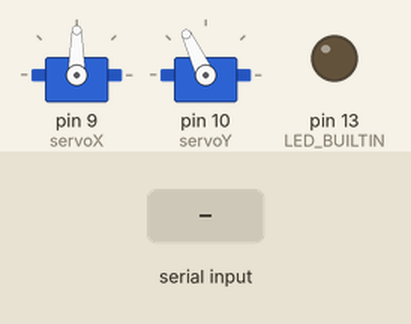
The sketch below on a simulated Arduino Uno, built with avr-gcc and run on an emulated ATmega328P. Shown: 2 × servo, output pins drawn as LEDs (lit = HIGH). The inputs (shaded band) are chosen by the test bench.

Above: at 2.2 s.
2.3 s: "90,45\n" received over Serial
At 2.7 s:
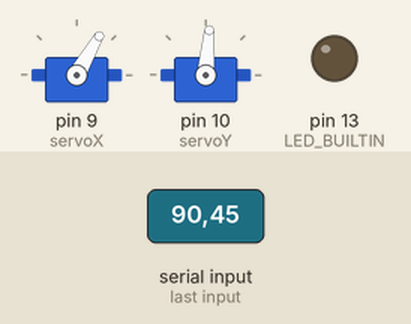
3.8 s: "30,150\n" received over Serial
At 4.9 s:
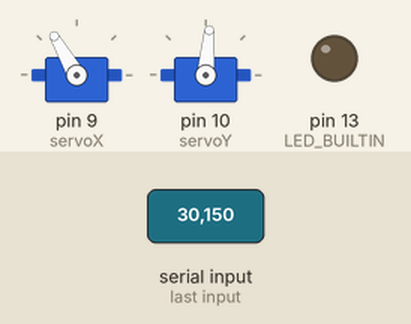
Timing chart, 0 to 6.8 s (numbered marks = the images above; inputs shaded):
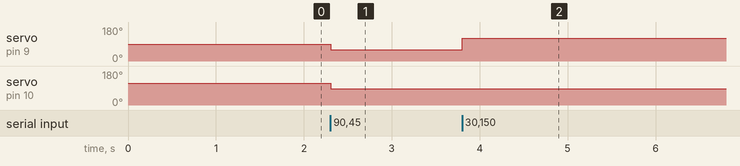

Measured:
- after the input at 2.3 s, servo on pin 9 (servoX): 90° → 60° at once; servo on pin 10 (servoY): 115° → 85° at once
- after the input at 3.8 s, servo on pin 9 (servoX): 60° → 120° at once

The sketch:

eyeMove.ino
```cpp
#include "Servo.h"

/*
	These are just indications used to understand what value is passed through Serial to Arduino
*/

// Move to the left
#define SERVO_LMOV 0
#define SERVO_LUMOV 1
#define SERVO_LDMOV 2

// Move to the right
#define SERVO_RMOV 3
#define SERVO_RUMOV 4
#define SERVO_RDMOV 5

// Don't move x axis
#define SERVO_NOMOV 6
#define SERVO_UMOV 7
#define SERVO_DMOV 8

#define LOOK_LEFT 30
#define LOOK_RIGHT -30
#define LOOK_UP 30
#define LOOK_DOWN -30

#define START_POS_X 90
#define START_POS_Y 115

Servo servoX;
Servo servoY;
int eyeDir;
bool isServoXAttached = true;
bool isServoYAttached = true;

void setup() {
  servoX.attach(9);  // Attach servoX to pin 9
  servoY.attach(10); // Attach servoY to pin 10

  servoX.write(START_POS_X);
  servoY.write(START_POS_Y);
  delay(1000);

  Serial.begin(9600);
  Serial.setTimeout(1);

  // Used for debugging
  pinMode(LED_BUILTIN, OUTPUT);
}

void stopServo(Servo &servo, bool &isAttached) {
  if (isAttached) {  // Only detach if it's currently attached
    servo.detach();
    isAttached = false;
  }
}

void moveServo(Servo &servo, int angle, bool &isAttached, int pin) {
  if (!isAttached) {  // Only attach if it's currently detached
    servo.attach(pin);
    isAttached = true;
  }
  servo.write(angle);
}

void loop() {
  while (!Serial.available());
  eyeDir = Serial.readString().toInt();

  switch (eyeDir) {
    case SERVO_LMOV:
      moveServo(servoX, START_POS_X + LOOK_LEFT, isServoXAttached, 9);
      stopServo(servoY, isServoYAttached);
      break;

    case SERVO_LUMOV:
      moveServo(servoX, START_POS_X + LOOK_LEFT, isServoXAttached, 9);
      moveServo(servoY, START_POS_Y + LOOK_UP, isServoYAttached, 10);
      break;

    case SERVO_LDMOV:
      moveServo(servoX, START_POS_X + LOOK_LEFT, isServoXAttached, 9);
      moveServo(servoY, START_POS_Y + LOOK_DOWN, isServoYAttached, 10);
      break;

    case SERVO_RMOV:
      moveServo(servoX, START_POS_X + LOOK_RIGHT, isServoXAttached, 9);
      stopServo(servoY, isServoYAttached);
      break;

    case SERVO_RUMOV:
      moveServo(servoX, START_POS_X + LOOK_RIGHT, isServoXAttached, 9);
      moveServo(servoY, START_POS_Y + LOOK_UP, isServoYAttached, 10);
      break;

    case SERVO_RDMOV:
      moveServo(servoX, START_POS_X + LOOK_RIGHT, isServoXAttached, 9);
      moveServo(servoY, START_POS_Y + LOOK_DOWN, isServoYAttached, 10);
      break;

    case SERVO_UMOV:
      stopServo(servoX, isServoXAttached);
      moveServo(servoY, START_POS_Y + LOOK_UP, isServoYAttached, 10);
      break;

    case SERVO_DMOV:
      stopServo(servoX, isServoXAttached);
      moveServo(servoY, START_POS_Y + LOOK_DOWN, isServoYAttached, 10);
      break;

    default:
      stopServo(servoX, isServoXAttached);
      stopServo(servoY, isServoYAttached);
      break;
  }
}
```
